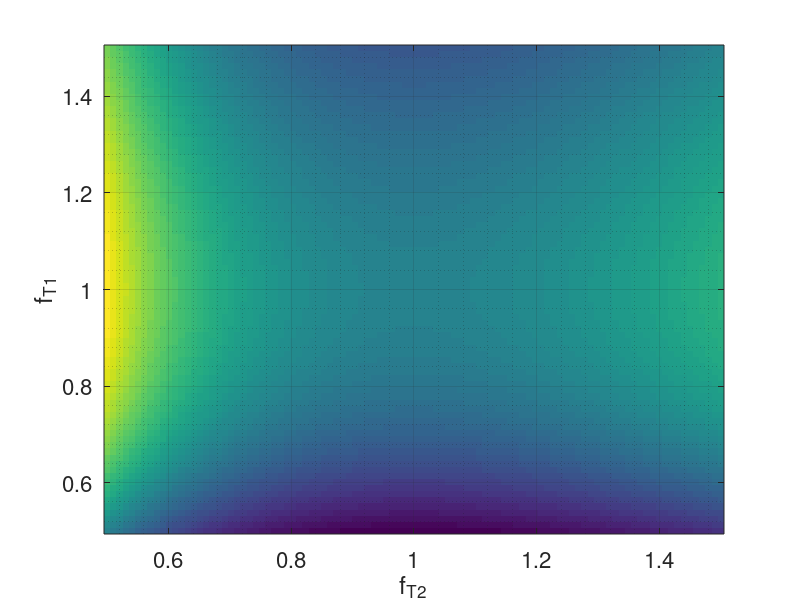

Source code (MATLAB): (Note: this script raises an error after producing the figure.)
function R1_Error_InterScan_MoCo

%
% Assumed settings
%

% Calibration data
TRc = 6.5e-3;
alpha_c = deg2rad(6);

% VFA data
TR1 = 19.5e-3;
TR2 = 19.5e-3;
alpha_1 = deg2rad(6);
alpha_2 = deg2rad(26);

% Empirical knowledge
d12_Empirical = linspace(0.85,1.18,90); % max variance at 7T, d12 = fT1/fT2; max range at 3T: [0.95,1.09]
D12_Empirical = linspace(0.84,1.18,95); % 3T example - assume no B1+ effect, i.e. d = 1


% Simulation settings
nT1 = 60; nfT1 = 80; nfT2 = 100;
T1_range = linspace(0.7,2,nT1);
fT1_range = linspace(0.5,1.5,nfT1);
fT2_range = linspace(0.5,1.5,nfT2);

% [fT1,fT2,R1] = ndgrid(fT1_range,fT2_range,1./T1_range);
[fT1,fT2,R1] = ndgrid(fT1_range,fT2_range,1./T1_range);
alphaE = acos(exp(-TRc.*R1));


%
% dKdD as a function of fT1, fT2 and R1 (via alphaE):
%
dKdD = (fT1.*fT2.^2.*alpha_c^2 + fT1.*alphaE.^2) ...
        ./(fT2.*fT1.^2.*alpha_c.^2 + fT2.*alphaE.^2);

%
% Display
%
% data stored as: fT1 x fT2 x R1 but imagesc maps first axis to vertical 
% i.e. fT1 -> y-axis, fT2 -> x-axis so X and Y passed to imagesc and
% contour are reversed in order...
figure(2); clf; set(gcf, 'Color', [1 1 1]); fontSize = 16;
R1_index = 23;
imagesc(fT2_range,fT1_range,dKdD(:,:,R1_index)); set(gca,'YDir','normal')
hold on; grid on; grid minor
xlabel('f_T_2'); ylabel('f_T_1')
set(gca, 'FontSize',fontSize)

% Conditions insensitive to transmit field effects:
cMap = hot; cVal1 = 250; cVal2 = 60;
fT1_points = linspace(fT1_range(1),fT1_range(end),nfT2);
plot(fT2_range, alphaE(1,:,R1_index).^2./alpha_c.^2./fT1_points, '--', 'Color',cMap(cVal1,:),'LineWidth',2);
plot(alphaE(1,:,R1_index).^2./alpha_c.^2./fT2(1,:,R1_index), fT1_points, '--','Color',cMap(cVal1,:),'LineWidth',2)
plot(fT2_range, fT2_range, '--','Color',cMap(cVal2,:),'LineWidth',2) % fT1 = fT2
axis([fT1_range(1) fT1_range(end) fT2_range(1) fT2_range(end)]) 
legend('f_T_j=\alpha_E^2\alpha_c^{-2}f_T_i^{-1}','f_T_1 = f_T_2','Location','North','box','off')

[c,h] = contour(fT2(:,:,R1_index),fT1(:,:,R1_index),dKdD(:,:,R1_index),0.91:0.06:1.1,'ShowText','on');
h.LevelList = round(h.LevelList,2); h.LineColor = 'k';
clabel(c,h,'FontSize',fontSize); 
h.DisplayName = 'Iso ^{\partial\kappa}/_{\partial\Delta_{1,2}}'; hold off

title(['^{\partial\kappa}/_{\partial\Delta_{1,2}} for R_1 = ' num2str(round(R1(1,1,R1_index)*100)/100) 's^{-1}'])


%**************************************************************************
%
% Compute error in R1 and permute through correction options
%

% d = fT1/fT2 => fT1 = d.*fT2
[d12,D12,R1,fT2] = ndgrid(d12_Empirical,D12_Empirical,1./T1_range,fT2_range);

% Ernst angle
alphaE = acos(exp(-TRc.*R1));

% dKdD as a function of d, fT2 and R1 (via alphaE):
dKdD = ((d12.*fT2).*fT2.^2.*alpha_c^2 + (d12.*fT2).*alphaE.^2) ...
        ./(fT2.*(d12.*fT2).^2.*alpha_c.^2 + fT2.*alphaE.^2);


% Signals:
SPGR = @(R1, TR, alpha) sin(alpha).*(1 - exp(-TR.*R1))./(1 - cos(alpha).*exp(-TR.*R1));

% R1 estimate
smallFA = true;
if smallFA
    R1_est = @(I1, TR1, a1, I2, TR2, a2) 0.5.*(I1.*a1./TR1 - I2.*a2./TR2)./(I2./a2 - I1./a1);
else
    R1_est = @(I1, TR1, a1, I2, TR2, a2) (I1./TR1.*(sin(a2).*(cos(a1)-1)) ...
                                        +I2./TR2.*sin(a1).*(1-cos(a2))) ./ ...
                            ((I1.*cos(a1).*sin(a2)-I2.*cos(a2).*sin(a1)));
end

% VFA data:
% s1 = D12_Empirical(end);s2 = 1; % for simplicity s1 = s2*D12; assume s2 = 1
I1 = D12.*SPGR(R1, TR1, alpha_1.*d12.*fT2); % fT1 = d12.*fT2
I2 = SPGR(R1, TR2, alpha_2.*fT2);

% Time-locked calibration data:
x1 = D12.*SPGR(R1, TRc, alpha_c.*d12.*fT2); % s1 == D12 => s2 = 1; fT1 = d12.*fT2
x2 = SPGR(R1, TRc, alpha_c.*fT2);
K12 = x1./x2;


% Reference R1 under small FA approximation (i.e. small FA error)
% => remove position-specific receive sensitivity effects and use position
% specific transmit field effects (infeasible in practice since s1, s2 unknown):
if smallFA
    R1_Ref = R1_est(I1, TR1, d12.*fT2.*alpha_1, D12.*I2, TR2, fT2.*alpha_2);
else
    R1_Ref = R1;
end

% Typical small FA estimate capturing motion (one Tx field, no Rx corr):
R1_Motion = R1_est(I1, TR1, d12.*fT2.*alpha_1, I2, TR2, d12.*fT2.*alpha_2);
errMotion = (R1_Motion - R1_Ref)./R1_Ref.*100;

% Perfect corrrection of receive effect => only transmit field error:
R1_TxErr = R1_est(I1, TR1, d12.*fT2.*alpha_1, D12.*I2, TR2, d12.*fT2.*alpha_2);
errTx = (R1_TxErr - R1_Ref)./R1_Ref.*100;

% Proposed correction for receive field effects, using only one transmit 
% field (fT1 = d*fT2) measurement.  This introduces an additional transmit 
% field dependence via dKdD (K12 = D12_Empirical(end).*dKdD):
R1_RxCorr = R1_est(I1, TR1, d12.*fT2.*alpha_1, K12.*I2, TR2, d12.*fT2.*alpha_2);
errRxCorr = (R1_RxCorr - R1_Ref)./R1_Ref.*100;

% Perfect per-position corrrection of transmit effect => only receive field
% error. Note: R1_TxByPos == R1_RxErr
R1_TxByPos = R1_est(I1, TR1, d12.*fT2.*alpha_1, I2, TR2, fT2.*alpha_2);
errTxCorr = (R1_TxByPos - R1_Ref)./R1_Ref.*100;

% Accounting for position-specific transmit with receive field correction:
R1_fullCorr = R1_est(I1, TR1, d12.*fT2.*alpha_1, K12.*I2, TR2, fT2.*alpha_2);
errFullCorr = (R1_fullCorr - R1_Ref)./R1_Ref.*100;
                
%
% Display R1 errors:
%
% data stored as: d x fT2 x R1 but imagesc maps first axis to vertical 
% i.e. d -> y-axis, fT2 -> x-axis so X and Y passed to imagesc and
% contour are reversed in order...
if smallFA; figure(3); else figure(4); end
clf; set(gcf, 'Color', [1 1 1]); levels = 3;
fontSize = 14;

subplot 221
imagesc(D12_Empirical,d12_Empirical,errMotion(:,:,R1_index,end/2)); set(gca,'YDir','normal')
hold on; grid on; grid minor
xlabel('\Delta_{1,2}'); ylabel('\delta_{1,2}');
set(gca, 'FontSize',fontSize)
[c,h]=contour(D12(:,:,R1_index,end/2),d12(:,:,R1_index,end/2),errMotion(:,:,R1_index,end/1),levels,'ShowText','on');
h.LevelList = round(h.LevelList,2); h.LineColor = 'k';
clabel(c,h,'FontSize',fontSize); h.DisplayName = 'Error (%)'; hold off
title(['R_1 = ' num2str(round(R1(1,1,R1_index)*100)/100) 's^{-1}.'])
title('Inter-Scan Motion Error')

subplot 222
imagesc(D12_Empirical,d12_Empirical,errTxCorr(:,:,R1_index,end/2)); set(gca,'YDir','normal')
hold on; grid on; grid minor
xlabel('f_T_2'); ylabel('\delta_{1,2}');
xlabel('\Delta_{1,2}'); ylabel('\delta_{1,2}');
set(gca, 'FontSize',fontSize)
[c,h]=contour(D12(:,:,R1_index,end/2),d12(:,:,R1_index,end/2),errTxCorr(:,:,R1_index,end/2),levels,'ShowText','on');
h.LevelList = round(h.LevelList,2); h.LineColor = 'k';
clabel(c,h,'FontSize',fontSize); h.DisplayName = 'Error (%)'; hold off
title(['R_1 = ' num2str(round(R1(1,1,R1_index)*100)/100) 's^{-1}. Tx Corr.'])
title({'Per-position B_1^+'})

subplot 223
imagesc(D12_Empirical,d12_Empirical,errRxCorr(:,:,R1_index,end/2)); set(gca,'YDir','normal')
hold on; grid on; grid minor
xlabel('f_T_2'); ylabel('\delta_{1,2}');
xlabel('\Delta_{1,2}'); ylabel('\delta_{1,2}');
set(gca, 'FontSize',fontSize)
[c,h]=contour(D12(:,:,R1_index,end/2),d12(:,:,R1_index,end/2),errRxCorr(:,:,R1_index,end/2),levels,'ShowText','on');
h.LevelList = round(h.LevelList,2); h.LineColor = 'k';
clabel(c,h,'FontSize',fontSize); h.DisplayName = 'Error (%)'; hold off
title(['R_1 = ' num2str(round(R1(1,1,R1_index)*100)/100) 's^{-1}. Tx Corr.'])
title('Proposed Receive Field Correction')

subplot 224
imagesc(D12_Empirical,d12_Empirical,errFullCorr(:,:,R1_index,end/2)); set(gca,'YDir','normal')
hold on; grid on; grid minor
xlabel('f_T_2'); ylabel('\delta_{1,2}');
xlabel('\Delta_{1,2}'); ylabel('\delta_{1,2}');
set(gca, 'FontSize',fontSize)
[c,h]=contour(D12(:,:,R1_index,end/2),d12(:,:,R1_index,end/2),errFullCorr(:,:,R1_index,end/2),levels,'ShowText','on');
h.LevelList = round(h.LevelList,2); h.LineColor = 'k';
clabel(c,h,'FontSize',fontSize); h.DisplayName = 'Error (%)'; hold off
title(['R_1 = ' num2str(round(R1(1,1,R1_index)*100)/100) 's^{-1}. Full Corr.'])
title('Full Correction')

% Summarise key errors via median of (signed) errors
% Note: some fractions explode when Tx and Rx effects balance such that 
% errMotion ~0 but errTx and errTxCorr are appreciable:
fprintf('Motion can lead to absolute errors up to %3.0f%%\n', max(abs(errMotion(:))))
fprintf('Over the 4D space, a median of %2.0f%% is caused by receive field effects\n', ...
    median(errTxCorr(:)./errMotion(:))*100)
fprintf('While a median of %2.0f%% is caused by transmit field effects\n', ...
    median(errTx(:)./errMotion(:))*100)
